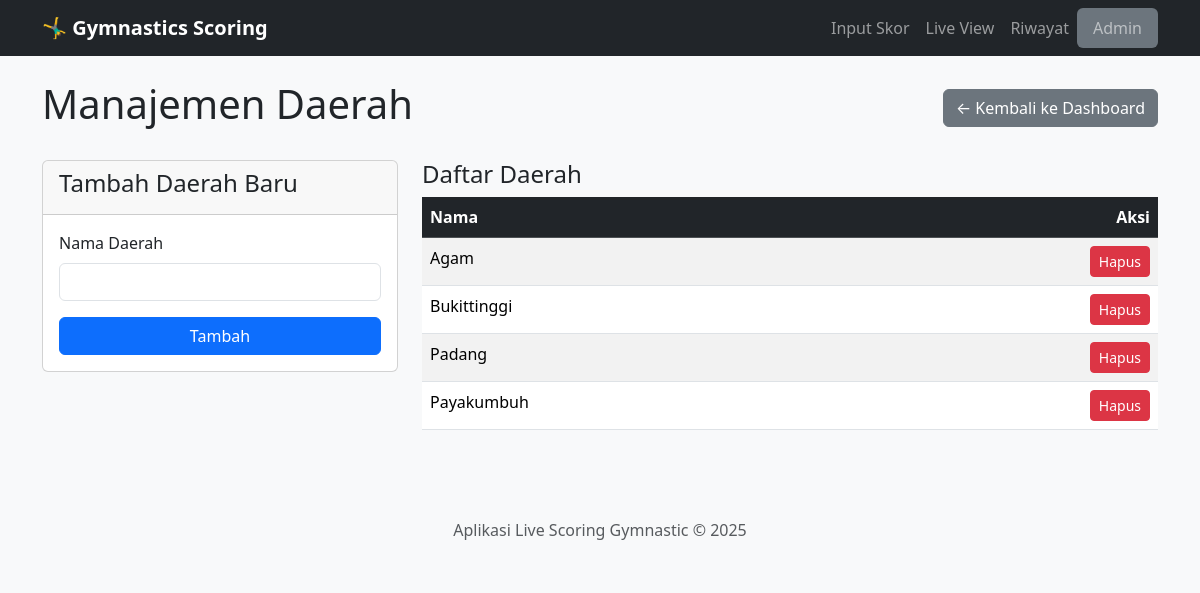
The page /admin/manage/daerah on the database as committed earlier.
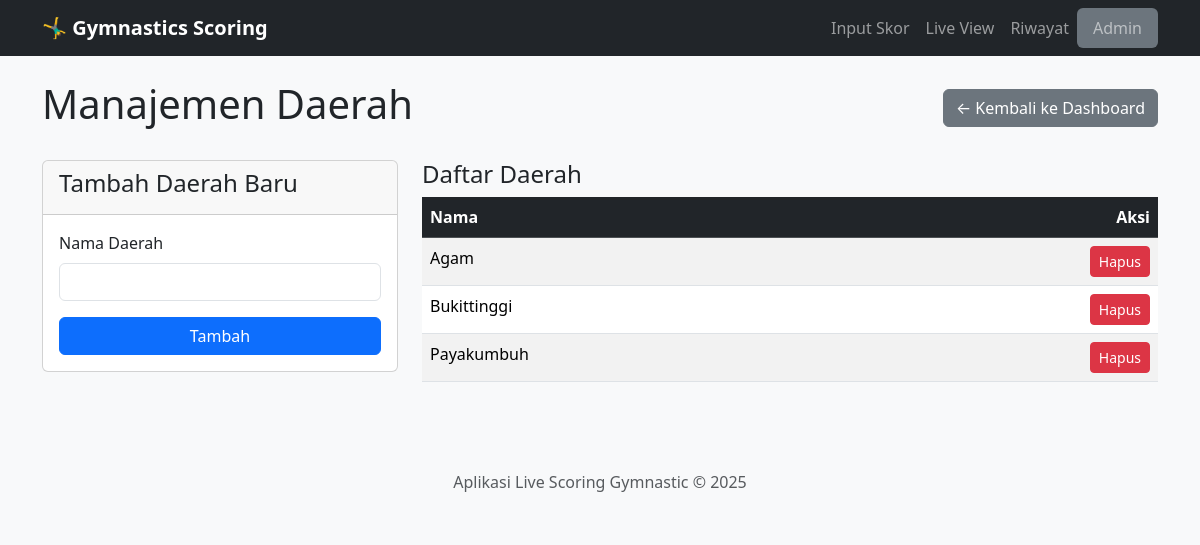
The same page on the database as committed later.
### app.py (models this page shows)
class Daerah(db.Model):
    id = db.Column(db.Integer, primary_key=True)
    nama = db.Column(db.String(100), unique=True, nullable=False)

### app.py (the view, shortened to what this page needs)
@app.route('/admin/manage/<master_type>', methods=['GET', 'POST'])
def admin_manage_generic(master_type):
    model_map = get_model_map()
    if master_type not in model_map: return "Tipe data tidak valid", 404
    config = model_map[master_type]
    Model = config['model']
    items = Model.query.order_by(Model.nama).all()
    return render_template('admin_manage_generic.html', items=items, config=config, master_type=master_type)

### app.py (called while the page is built)
def get_model_map():
    return {'daerah': {'model': Daerah, 'title': 'Daerah'},'kategori': {'model': Kategori, 'title': 'Kategori'},'grup': {'model': Grup, 'title': 'Grup'},'alat': {'model': Alat, 'title': 'Alat'}}

### templates/admin_manage_generic.html (shortened to what this page needs)
{% extends 'layout.html' %}
{% block content %}
<div class="d-flex justify-content-between align-items-center mb-4">
    <h1>Manajemen {{ config.title }}</h1>
    <a href="{{ url_for('admin_dashboard') }}" class="btn btn-secondary">&larr; Kembali ke Dashboard</a>
</div>
<div class="row">
    <div class="col-md-4">
        <div class="card">
            <div class="card-header"><h4>Tambah {{ config.title }} Baru</h4></div>
            <div class="card-body">
                <form action="{{ url_for('admin_manage_generic', master_type=master_type) }}" method="post">
                    <div class="mb-3">
                        <label for="nama" class="form-label">Nama {{ config.title }}</label>
                        <input type="text" class="form-control" id="nama" name="nama" required>
                    </div>
                    <button type="submit" class="btn btn-primary w-100">Tambah</button>
                </form>
            </div>
        </div>
    </div>
    <div class="col-md-8">
        <h4>Daftar {{ config.title }}</h4>
        <table class="table table-striped table-hover">
            <thead class="table-dark"><tr><th>Nama</th><th class="text-end">Aksi</th></tr></thead>
            <tbody>
                {% for item in items %}
                <tr>
                    <td>{{ item.nama }}</td>
                    <td class="text-end">
                        <form action="{{ url_for('admin_delete_generic', master_type=master_type, item_id=item.id) }}" method="post" onsubmit="return confirm('Yakin ingin menghapus item ini?');">
                            <button type="submit" class="btn btn-sm btn-danger">Hapus</button>
                        </form>
                    </td>
                </tr>
                {% else %}
                <tr><td colspan="2" class="text-center">Belum ada data.</td></tr>
                {% endfor %}
            </tbody>
        </table>
    </div>
</div>
{% endblock %}

Rows that differ between the two databases and show on the page:
removed Daerah: nama "Padang"
